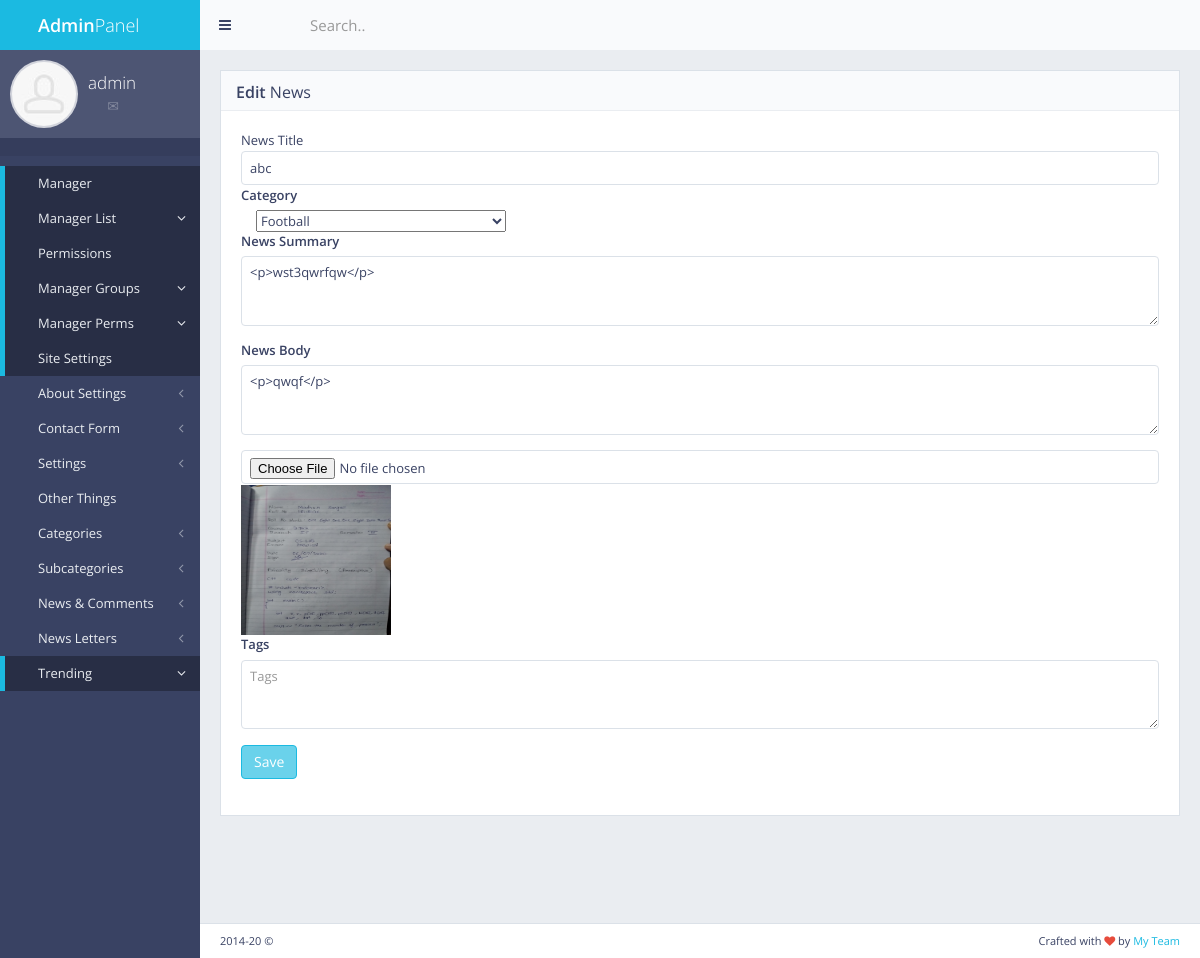
The app's page /panel/news/edit/46 (signed in) with its own data.
### newss/models.py (models this page shows, shortened)
class News(models.Model):
    name = models.CharField(max_length=50)
    summary = models.TextField()
    body = models.TextField()
    date = models.DateField()
    pic = models.TextField()
    picurl = models.FileField(default="-")
    author = models.CharField(default='-',max_length=250)
    ocatid = models.IntegerField(default=0)
    catname = models.CharField(default="-",max_length=250)
    catid = models.IntegerField(default=0)
    views = models.IntegerField(default=0)
    tags = models.TextField(default="")
    act = models.IntegerField(default=0)
    rand = models.IntegerField(default=0)

### newss/views.py (the view, shortened to what this page needs)
# urls.py: path('panel/news/edit/<int:id>',views.news_edit,name='news_edit'),
def news_edit(requests,id):
    if not requests.user.is_authenticated:
        return redirect('mylogin')
    if len(News.objects.filter(pk = id)) == 0:
        error = "News does not exists"
        return render(requests, "back/error.html", {"error": error})
    news = News.objects.get(pk=id)
    cat = SubCat.objects.all()
    return render(requests,'back/news_edit.html',{'id':id,'news':news,'cat':cat})

### myapp/templatetags/extra_auth.py (called while the page is built)
@register.filter(name="has_group")
def has_group(user,group_name):
    return user.groups.filter(name = group_name).exists()

### myapp/templates/back/news_edit.html (shortened to what this page needs)
{% extends "back/master.html" %}
{% load static %}
{% block mainblock %}
    <div class="block full">
        <div class="block-title">
            <h2><strong>Edit</strong> News</h2>
        </div>
    <form action="{% url "news_edit" id %}" enctype="multipart/form-data" method="post" class="form-group">
        <div class=""form-group>
            <lable>News Title</lable>
            <input type="text" id = "newstitle" name="newstitle" value="{{ news.name }}" class="form-control" placeholder="What is news Title?">
        </div>
        <div class="form-group">
            <label>Category</label>
            <div class="form-group">
                <div class="col-md-12">
                    <select id = "newscat" name="newscat" class="select-chosen" data-placeholder="Choose a Country.." style="width: 250px;">
                        <option value="{{ news.catid }}">{{ news.catname }}</option>
                    </select>
                </div>
            </div>
        </div>
        <div class="form-group">
            <label>News Summary</label>
            <textarea id = "newssumm" name="newssumm" class="form-control" rows="3" placeholder="Summary">{{ news.summary }}</textarea>
        </div>
         <div class="form-group">
            <label>News Body</label>
            <textarea id = "newsbody" name="newsbody" class="form-control" rows="3" placeholder="Body">{{ news.body }}</textarea>
        </div>
         <div class=""form-group>
            <input type="file" id = "myfiles" name="myfiles" row="5" class="form-control" placeholder="Body">
        </div>
         <div class=""form-group>
            <img src = "{{ news.picurl }}" height="150" width="150">
         </div>
         <div class="form-group">
            <label>Tags</label>
            <textarea id = "tags" name="tags" class="form-control" rows="3" placeholder="Tags">{{ news.tags }}</textarea>
        </div>
        <div class="form-group">
        <button type="submit" class="btn btn-primary">Save</button>
        </div>
    </form>
    </div>
{% endblock %}

### myapp/templates/back/master.html (shortened to what this page needs)
{% load static %}
{%  load extra_auth %}
{% if user.is_authenticated %}
<!DOCTYPE html>
 <html class="no-js" lang="en">
<head>
    <link rel="stylesheet" href="{% static "back/css/bootstrap.min.css" %}">
    <link rel="stylesheet" href="{% static "back/css/plugins.css" %}">
    <link rel="stylesheet" href="{% static "back/css/main.css" %}">
    <link rel="stylesheet" href="{% static "back/css/themes.css" %}">
</head>
<body>
<div id="page-wrapper">
    <div id="page-container" class="sidebar-partial sidebar-visible-lg sidebar-no-animations">
        <div id="sidebar">
            <div id="sidebar-scroll">
                <div class="sidebar-content">
                    <a href="panel" class="sidebar-brand">
                        <i class="gi gi-flash"></i><span class="sidebar-nav-mini-hide"><strong>Admin</strong>Panel</span>
                    </a>
                    <div class="sidebar-section sidebar-user clearfix sidebar-nav-mini-hide">
                        <div class="sidebar-user-avatar">
                            <a href="page_ready_user_profile.html">
                                <img src="{% static "back/img/placeholders/avatars/avatar2.jpg" %}"  alt="avatar">
                            </a>
                        </div>
                        <div class="sidebar-user-name">{{request.user}}</div>
                        <div class="sidebar-user-links">
                            <a href="page_ready_user_profile.html" data-toggle="tooltip" data-placement="bottom" title="Profile"><i class="gi gi-user"></i></a>
                            <a href="page_ready_inbox.html" data-toggle="tooltip" data-placement="bottom" title="Messages"><i class="gi gi-envelope"></i></a>
                            <a href="{% url 'change_password' %}" class="enable-tooltip" data-placement="bottom" title="Settings" ><i class="gi gi-cogwheel"></i></a>
                            <a href="{% url 'mylogout' %}" data-toggle="tooltip" data-placement="bottom" title="Logout"><i class="gi gi-exit"></i></a>
                        </div>
                    </div>
                    <ul class="sidebar-section sidebar-themes clearfix sidebar-nav-mini-hide">
                    </ul>
                    <ul class="sidebar-nav">
                        {% if request.user|has_group:"masteruser" %}
                        <li>
                            <a href="/panel/" class=" active"><i class="gi gi-stopwatch sidebar-nav-icon"></i><span class="sidebar-nav-mini-hide">Manager</span></a>
                        </li>
                          <li>
                            <a href="/panel/manager/list/" class="active"><i class="fa fa-angle-left sidebar-nav-indicator sidebar-nav-mini-hide"></i><i class="gi gi-show_big_thumbnails sidebar-nav-icon"></i><span class="sidebar-nav-mini-hide">Manager List</span></a>
                        </li>
                        <li>
                            <a href="/panel/" class=" active"><i class="gi gi-stopwatch sidebar-nav-icon"></i><span class="sidebar-nav-mini-hide">Permissions</span></a>
                        </li>
                          <li>
                            <a href="/panel/manager/group/" class="active"><i class="fa fa-angle-left sidebar-nav-indicator sidebar-nav-mini-hide"></i><i class="gi gi-show_big_thumbnails sidebar-nav-icon"></i><span class="sidebar-nav-mini-hide">Manager Groups</span></a>
                          </li>
                          <li>
                            <a href="{% url 'manager_perms' %}" class="active"><i class="fa fa-angle-left sidebar-nav-indicator sidebar-nav-mini-hide"></i><i class="gi gi-show_big_thumbnails sidebar-nav-icon"></i><span class="sidebar-nav-mini-hide">Manager Perms</span></a>
                          </li>
                        <li>
                            <a href="/panel/setting" class=" active"><i class="gi gi-stopwatch sidebar-nav-icon"></i><span class="sidebar-nav-mini-hide">Site Settings</span></a>
                        </li>
                          <li>
                            <a href="/panel/about/setting/" class="sidebar-nav-menu"><i class="fa fa-angle-left sidebar-nav-indicator sidebar-nav-mini-hide"></i><i class="gi gi-show_big_thumbnails sidebar-nav-icon"></i><span class="sidebar-nav-mini-hide">About Settings</span></a>
                        </li>
                         <li>
                            <a href="/panel/contactform" class="sidebar-nav-menu"><i class="fa fa-angle-left sidebar-nav-indicator sidebar-nav-mini-hide"></i><i class="gi gi-show_big_thumbnails sidebar-nav-icon"></i><span class="sidebar-nav-mini-hide">Contact Form</span></a>
                        </li>
                         <li>
                        <a href="/panel/setting/" class="sidebar-nav-menu"><i class="fa fa-angle-left sidebar-nav-indicator sidebar-nav-mini-hide"></i><i class="gi gi-show_big_thumbnails sidebar-nav-icon"></i><span class="sidebar-nav-mini-hide">Settings</span></a>
                        </li>
                        {% endif %}
                         <li>
                            <a href="/panel/setting" class="sidebar-nav-menu"><i class="gi gi-stopwatch sidebar-nav-icon"></i><span class="sidebar-nav-mini-hide">Other Things</span></a>
                        </li>
                        <li>
                        <a href="#" class="sidebar-nav-menu"><i class="fa fa-angle-left sidebar-nav-indicator sidebar-nav-mini-hide"></i><i class="gi gi-show_big_thumbnails sidebar-nav-icon"></i><span class="sidebar-nav-mini-hide">Categories</span></a>
                        </li>
                        <li>
                         <a href="#" class="sidebar-nav-menu"><i class="fa fa-angle-left sidebar-nav-indicator sidebar-nav-mini-hide"></i><i class="gi gi-show_big_thumbnails sidebar-nav-icon"></i><span class="sidebar-nav-mini-hide">Subcategories</span></a>
                        </li>
                        <li>
                            <a href="#" class="sidebar-nav-menu"><i class="fa fa-angle-left sidebar-nav-indicator sidebar-nav-mini-hide"></i><i class="gi gi-show_big_thumbnails sidebar-nav-icon"></i><span class="sidebar-nav-mini-hide">News & Comments</span></a>
                        </li>
                        <li>
                            <a href="#" class="sidebar-nav-menu"><i class="fa fa-angle-left sidebar-nav-indicator sidebar-nav-mini-hide"></i><i class="gi gi-show_big_thumbnails sidebar-nav-icon"></i><span class="sidebar-nav-mini-hide">News Letters</span></a>
                           </li>
                         <li>
                            <a href="{% url 'trending_add' %}"  class="active"><i class="fa fa-angle-left sidebar-nav-indicator sidebar-nav-mini-hide"></i><i class="gi gi-show_big_thumbnails sidebar-nav-icon"></i><span class="sidebar-nav-mini-hide">Trending</span></a>
                        </li>
                   </ul>
                </div>
            </div>
        </div>
        <div id="main-container">
            <header class="navbar navbar-default">
                <ul class="nav navbar-nav-custom">
                    <li>
                        <a href="javascript:void(0)" onclick="App.sidebar('toggle-sidebar');this.blur();">
                            <i class="fa fa-bars fa-fw"></i>
                        </a>
                    </li>
                    <li class="dropdown">
                        <a href="javascript:void(0)" class="dropdown-toggle" data-toggle="dropdown">
                            <i class="gi gi-settings"></i>
                        </a>
                    </li>
                </ul>
                <form action="page_ready_search_results.html" method="post" class="navbar-form-custom">
                    <div class="form-group">
                        <input type="text" id="top-search" name="top-search" class="form-control" placeholder="Search..">
                    </div>
                </form>
            </header>
            <div id="page-content">
                {% block mainblock %}
                {% endblock %}
            </div>
            <footer class="clearfix">
                <div class="pull-right">
                    Crafted with <i class="fa fa-heart text-danger"></i> by <a href="#" target="_blank">My Team</a>
                </div>
                <div class="pull-left">
                    <span id="year-copy"></span> &copy;
                </div>
            </footer>
        </div>
    </div>
</div>
</body>
</html>
{% else %}
Please Login
{% endif %}

### records on screen
News: newstitle "abc", newscat "Football", newssumm "<p>wst3qwrfqw</p>", newsbody "<p>qwqf</p>", picurl (picture)

### other values on screen
{{ request.user }} "admin"
